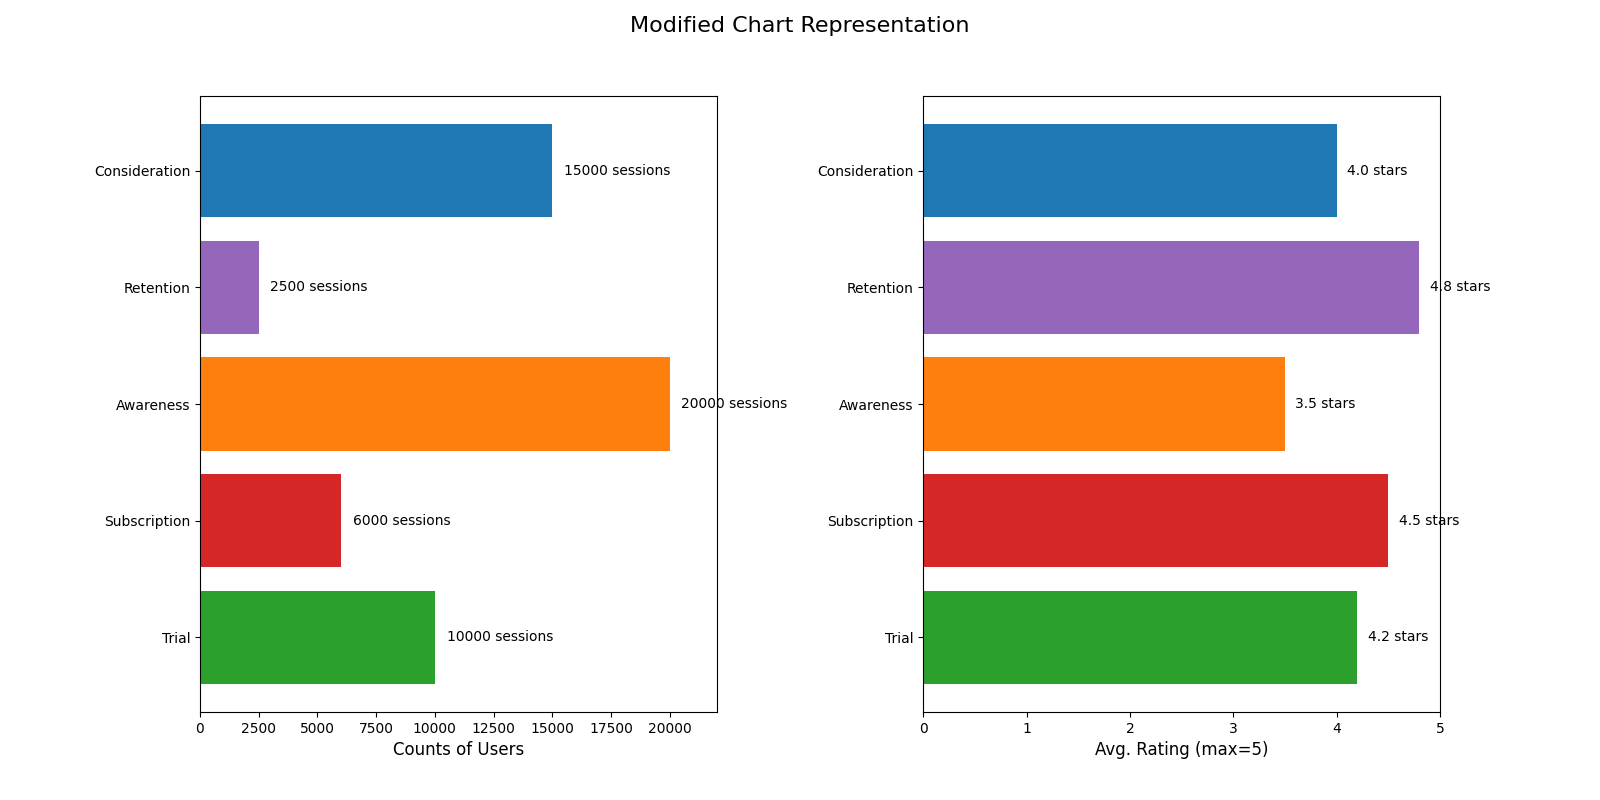

The script that drew this image:
import matplotlib.pyplot as plt
import numpy as np

# Funnel stages and user data (altered for randomness)
stages = ["Trial", "Subscription", "Awareness", "Retention", "Consideration"]
user_counts = [10000, 6000, 20000, 2500, 15000]
average_ratings = [4.2, 4.5, 3.5, 4.8, 4.0]

# Updated colors correspondingly altered for the new stage order
colors = ['#2ca02c', '#d62728', '#ff7f0e', '#9467bd', '#1f77b4']

# Create the figure and subplots
fig, (ax1, ax2) = plt.subplots(1, 2, figsize=(16, 8))
plt.subplots_adjust(wspace=0.4)

# Horizontal Bar Chart for User Counts
ax1.barh(stages, user_counts, color=colors)
ax1.set_xlabel('Counts of Users', fontsize=12)
ax1.set_xlim(0, max(user_counts) + 2000)
for i, count in enumerate(user_counts):
    ax1.text(count + 500, i, f'{count} sessions', va='center', fontsize=10)

# Horizontal Bar Chart for Average Ratings
ax2.barh(stages, average_ratings, color=colors)
ax2.set_xlabel('Avg. Rating (max=5)', fontsize=12)
ax2.set_xlim(0, 5)
for i, rating in enumerate(average_ratings):
    ax2.text(rating + 0.1, i, f"{rating:.1f} stars", va='center', fontsize=10)

plt.suptitle("Modified Chart Representation", fontsize=16)
plt.show()
